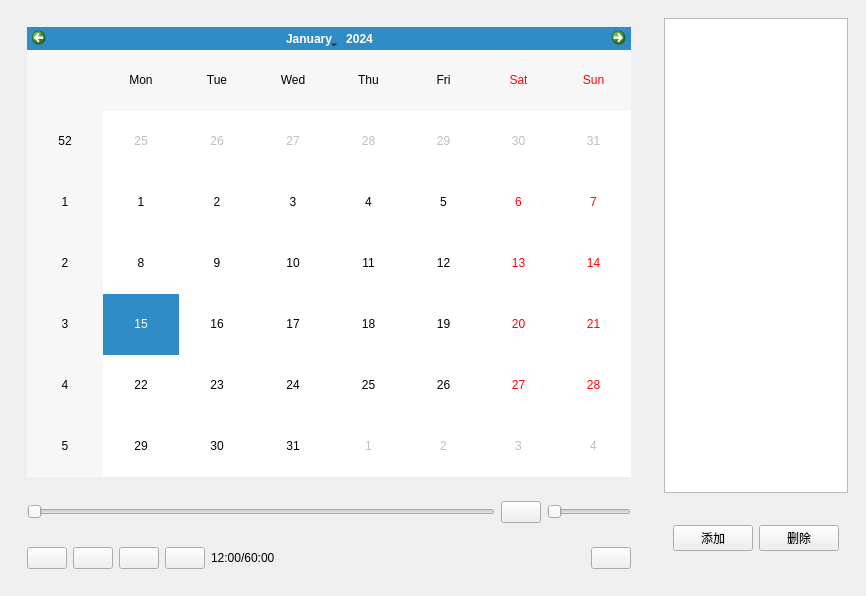
<?xml version="1.0" encoding="UTF-8"?>
<ui version="4.0">
 <class>MainWindow</class>
 <widget class="QMainWindow" name="MainWindow">
  <property name="geometry">
   <rect>
    <x>0</x>
    <y>0</y>
    <width>866</width>
    <height>596</height>
   </rect>
  </property>
  <property name="minimumSize">
   <size>
    <width>815</width>
    <height>593</height>
   </size>
  </property>
  <property name="windowTitle">
   <string>快播</string>
  </property>
  <property name="styleSheet">
   <string notr="true"/>
  </property>
  <widget class="QWidget" name="centralwidget">
   <layout class="QHBoxLayout" name="horizontalLayout" stretch="9,2">
    <item>
     <widget class="QWidget" name="widget" native="true">
      <layout class="QVBoxLayout" name="verticalLayout" stretch="9,0,0">
       <item>
        <widget class="QWidget" name="widget_3" native="true">
         <layout class="QVBoxLayout" name="verticalLayout_3">
          <item>
           <widget class="QCalendarWidget" name="calendarWidget"/>
          </item>
         </layout>
        </widget>
       </item>
       <item>
        <widget class="QWidget" name="widget_5" native="true">
         <layout class="QHBoxLayout" name="horizontalLayout_3" stretch="9,0,0">
          <item>
           <widget class="QSlider" name="horizontalSlider_2">
            <property name="orientation">
             <enum>Qt::Horizontal</enum>
            </property>
           </widget>
          </item>
          <item>
           <widget class="QPushButton" name="pushButton">
            <property name="text">
             <string/>
            </property>
            <property name="icon">
             <iconset resource="res.qrc">
              <normaloff>:/images/volume.png</normaloff>:/images/volume.png</iconset>
            </property>
           </widget>
          </item>
          <item>
           <widget class="QSlider" name="horizontalSlider">
            <property name="maximumSize">
             <size>
              <width>138</width>
              <height>16777215</height>
             </size>
            </property>
            <property name="orientation">
             <enum>Qt::Horizontal</enum>
            </property>
           </widget>
          </item>
         </layout>
        </widget>
       </item>
       <item>
        <widget class="QWidget" name="widget_4" native="true">
         <layout class="QHBoxLayout" name="horizontalLayout_4">
          <item>
           <widget class="QPushButton" name="playBtn">
            <property name="text">
             <string/>
            </property>
            <property name="icon">
             <iconset resource="res.qrc">
              <normaloff>:/images/play.png</normaloff>:/images/play.png</iconset>
            </property>
           </widget>
          </item>
          <item>
           <widget class="QPushButton" name="stopBtn">
            <property name="text">
             <string/>
            </property>
            <property name="icon">
             <iconset resource="res.qrc">
              <normaloff>:/images/stop.png</normaloff>:/images/stop.png</iconset>
            </property>
           </widget>
          </item>
          <item>
           <widget class="QPushButton" name="pushButton_4">
            <property name="text">
             <string/>
            </property>
            <property name="icon">
             <iconset resource="res.qrc">
              <normaloff>:/images/before.png</normaloff>:/images/before.png</iconset>
            </property>
           </widget>
          </item>
          <item>
           <widget class="QPushButton" name="pushButton_5">
            <property name="text">
             <string/>
            </property>
            <property name="icon">
             <iconset resource="res.qrc">
              <normaloff>:/images/next.png</normaloff>:/images/next.png</iconset>
            </property>
           </widget>
          </item>
          <item>
           <widget class="QLabel" name="label">
            <property name="text">
             <string>12:00/60:00</string>
            </property>
           </widget>
          </item>
          <item>
           <spacer name="horizontalSpacer">
            <property name="orientation">
             <enum>Qt::Horizontal</enum>
            </property>
            <property name="sizeHint" stdset="0">
             <size>
              <width>40</width>
              <height>20</height>
             </size>
            </property>
           </spacer>
          </item>
          <item>
           <widget class="QPushButton" name="uploadBtn">
            <property name="text">
             <string/>
            </property>
            <property name="icon">
             <iconset resource="res.qrc">
              <normaloff>:/images/upload.png</normaloff>:/images/upload.png</iconset>
            </property>
           </widget>
          </item>
         </layout>
        </widget>
       </item>
      </layout>
     </widget>
    </item>
    <item>
     <widget class="QWidget" name="widget_2" native="true">
      <layout class="QVBoxLayout" name="verticalLayout_2" stretch="6,1">
       <item>
        <widget class="QListWidget" name="listWidget"/>
       </item>
       <item>
        <widget class="QWidget" name="widget_7" native="true">
         <layout class="QHBoxLayout" name="horizontalLayout_5">
          <item>
           <widget class="QPushButton" name="pushButton_6">
            <property name="baseSize">
             <size>
              <width>0</width>
              <height>2</height>
             </size>
            </property>
            <property name="text">
             <string>添加</string>
            </property>
           </widget>
          </item>
          <item>
           <widget class="QPushButton" name="pushButton_7">
            <property name="text">
             <string>删除</string>
            </property>
           </widget>
          </item>
         </layout>
        </widget>
       </item>
      </layout>
     </widget>
    </item>
   </layout>
  </widget>
  <widget class="QMenuBar" name="menubar">
   <property name="geometry">
    <rect>
     <x>0</x>
     <y>0</y>
     <width>866</width>
     <height>26</height>
    </rect>
   </property>
  </widget>
 </widget>
 <resources>
  <include location="res.qrc"/>
 </resources>
 <connections/>
</ui>
